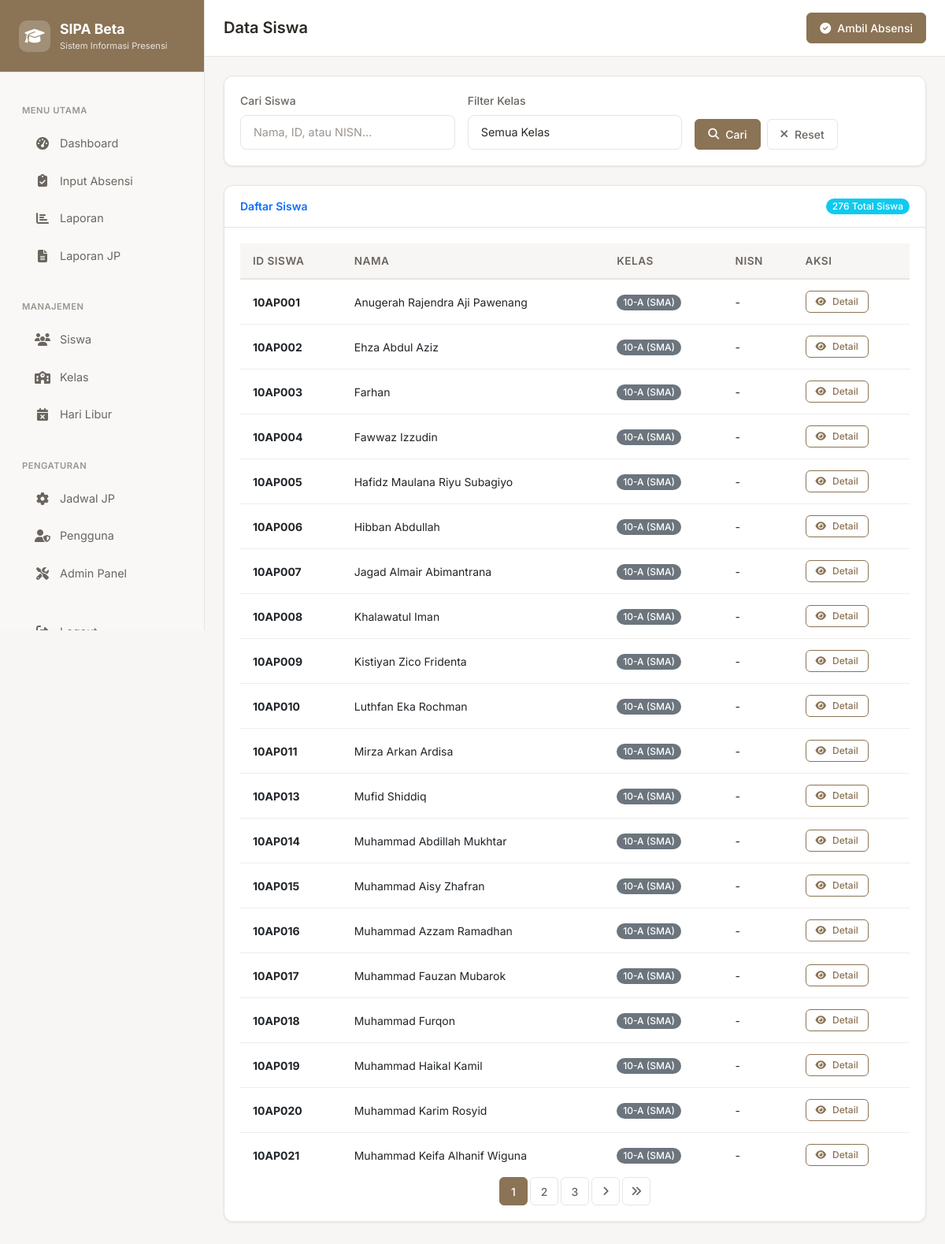
The app's page /students/ (signed in) with its own data.
### attendance/models.py (models this page shows, shortened)
class BaseModel(models.Model):
    id = models.UUIDField(primary_key=True, default=uuid.uuid4, editable=False)
    created_at = models.DateTimeField(auto_now_add=True)
    updated_at = models.DateTimeField(auto_now=True)
    created_by = models.ForeignKey(
        User,
        on_delete=models.SET_NULL,
        null=True,
        blank=True,
        related_name='%(class)s_created'
    )
    updated_by = models.ForeignKey(
        User,
        on_delete=models.SET_NULL,
        null=True,
        blank=True,
        related_name='%(class)s_updated'
    )
    class Meta:
        abstract = True

class Student(BaseModel):
    student_id_validator = RegexValidator(
        regex=r'^[0-9A-Z]{2,10}$',
        message='Student ID must be 2-10 characters long and contain only numbers and uppercase letters'
    )
    nisn_validator = RegexValidator(
        regex=r'^\d{10}$',
        message='NISN must be exactly 10 digits'
    )
    student_id = models.CharField(
        max_length=10,
        unique=True,
        validators=[student_id_validator],
        help_text='Unique student identifier'
    )
    nisn = models.CharField(
        max_length=10,
        blank=True,
        validators=[nisn_validator],
        help_text='National Student Identification Number (10 digits)'
    )
    name = models.CharField(
        max_length=100,
        validators=[MinLengthValidator(2)],
        help_text='Full name of the student'
    )
    classroom = models.ForeignKey(
        Classroom,
        on_delete=models.CASCADE,
        related_name='students',
        help_text='Student\'s classroom'
    )
    date_of_birth = models.DateField(null=True, blank=True)
    gender = models.CharField(
        max_length=1,
        choices=[('M', 'Laki-laki'), ('F', 'Perempuan')],
        blank=True
    )
    address = models.TextField(blank=True)
    parent_phone = models.CharField(max_length=15, blank=True)
    enrollment_date = models.DateField(default=timezone.now)
    graduation_date = models.DateField(null=True, blank=True)
    student_number = models.CharField(max_length=20, blank=True, help_text="Internal student number")
    is_active = models.BooleanField(default=True)
    class Meta:
        ordering = ['name']
        indexes = [
            models.Index(fields=['classroom']),
            models.Index(fields=['student_id']),
            models.Index(fields=['nisn']),
            models.Index(fields=['is_active']),
            models.Index(fields=['enrollment_date']),
        ]
        verbose_name = 'Student'
        verbose_name_plural = 'Students'
    @property
    def class_name(self):
        return str(self.classroom)

class Classroom(BaseModel):
    academic_level = models.ForeignKey(
        AcademicLevel,
        on_delete=models.CASCADE,
        help_text="Academic level (SMP/SMA)"
    )
    grade = models.PositiveIntegerField(help_text="Grade level (7, 8, 9, 10, 11, 12)")
    section = models.CharField(
        max_length=5,
        blank=True,
        help_text="Class section (A, B, C, etc.)"
    )
    name = models.CharField(max_length=50, help_text="Display name for the classroom")
    capacity = models.PositiveIntegerField(default=30)
    room_number = models.CharField(max_length=20, blank=True)
    homeroom_teacher = models.ForeignKey(
        User,
        on_delete=models.SET_NULL,
        null=True,
        blank=True,
        related_name='homeroom_classes'
    )
    is_active = models.BooleanField(default=True)
    academic_year = models.CharField(
        max_length=9,
        help_text="Academic year (e.g., 2024/2025)"
    )
    class Meta:
        unique_together = ['academic_level', 'grade', 'section', 'academic_year']
        ordering = ['academic_level', 'grade', 'section']
        indexes = [
            models.Index(fields=['academic_level', 'grade']),
            models.Index(fields=['is_active']),
            models.Index(fields=['academic_year']),
        ]
        verbose_name = 'Classroom'
        verbose_name_plural = 'Classrooms'
    def __str__(self):
        if self.section:
            return f"{self.grade}-{self.section} ({self.academic_level.code})"
        return f"{self.grade} ({self.academic_level.code})"

class AcademicLevel(models.Model):
    LEVEL_CHOICES = [
        ('SMP', 'Sekolah Menengah Pertama'),
        ('SMA', 'Sekolah Menengah Atas'),
        ('MA', 'Madrasah Aliyah'),
        ('MTS', 'Madrasah Tsanawiyah'),
    ]
    code = models.CharField(max_length=10, unique=True, primary_key=True)
    name = models.CharField(max_length=50)
    level_type = models.CharField(max_length=10, choices=LEVEL_CHOICES)
    description = models.TextField(blank=True)
    is_active = models.BooleanField(default=True)
    min_grade = models.PositiveIntegerField(help_text="Minimum grade level (e.g., 7 for SMP)")
    max_grade = models.PositiveIntegerField(help_text="Maximum grade level (e.g., 9 for SMP)")
    created_at = models.DateTimeField(default=timezone.now)
    updated_at = models.DateTimeField(auto_now=True)
    class Meta:
        ordering = ['level_type', 'code']
        verbose_name = 'Academic Level'
        verbose_name_plural = 'Academic Levels'

### attendance/views.py (the view)
# urls.py: path('students/', views.student_list, name='student_list'),
@login_required
def student_list(request):
    try:
        classroom_filter = request.GET.get('classroom', '')
        academic_level_filter = request.GET.get('academic_level', '')
        grade_filter = request.GET.get('grade', '')
        search_query = request.GET.get('search', '')
        page = int(request.GET.get('page', 1))
        grade = None
        if grade_filter:
            try:
                grade = int(grade_filter)
            except ValueError:
                pass
        result = StudentService.get_students_with_filters(
            classroom_id=classroom_filter if classroom_filter else None,
            academic_level=academic_level_filter if academic_level_filter else None,
            grade=grade,
            search_query=search_query if search_query else None,
            page=page,
            per_page=20
        )
        classrooms = StudentService.get_classroom_list()
        academic_levels = StudentService.get_academic_levels()
        grades = sorted(set(classroom.grade for classroom in classrooms))
        context = {
            'students': result['students'],
            'classrooms': classrooms,
            'academic_levels': academic_levels,
            'grades': grades,
            'current_classroom': classroom_filter,
            'current_academic_level': academic_level_filter,
            'current_grade': grade_filter,
            'search_query': search_query,
            'pagination': result
        }
    except Exception as e:
        logger.error(f"Error loading student list: {str(e)}")
        messages.error(request, "Terjadi kesalahan saat memuat data siswa")
        context = {
            'students': [],
            'classrooms': [],
            'academic_levels': [],
            'grades': []
        }
    return render(request, 'attendance/student_list.html', context)

### templates/attendance/student_list.html (shortened to what this page needs)
{% extends 'base.html' %}
{% block page_title %}Data Siswa{% endblock %}
{% block page_actions %}
<div class="btn-group" role="group">
    <a href="{% url 'take_attendance' %}" class="btn btn-primary">
        <i class="fas fa-check-circle"></i> Ambil Absensi
    </a>
</div>
{% endblock %}
{% block content %}
<div class="card mb-4">
    <div class="card-body">
        <form method="get" class="row g-3">
            <div class="col-md-4">
                <label for="search" class="form-label">Cari Siswa</label>
                <input type="text" class="form-control" id="search" name="search"
                       placeholder="Nama, ID, atau NISN..." value="{{ search_query }}">
            </div>
            <div class="col-md-4">
                <label for="class" class="form-label">Filter Kelas</label>
                <select class="form-control" id="class" name="class">
                    <option value="">Semua Kelas</option>
                </select>
            </div>
            <div class="col-md-4 d-flex align-items-end">
                <button type="submit" class="btn btn-primary me-2">
                    <i class="fas fa-search"></i> Cari
                </button>
                <a href="{% url 'student_list' %}" class="btn btn-outline-secondary">
                    <i class="fas fa-times"></i> Reset
                </a>
            </div>
        </form>
    </div>
</div>
<div class="card">
    <div class="card-header d-flex justify-content-between align-items-center">
        <h6 class="m-0 font-weight-bold text-primary">Daftar Siswa</h6>
        <span class="badge bg-info">{{ students.paginator.count }} Total Siswa</span>
    </div>
    <div class="card-body">
        {% if students %}
        <div class="table-responsive">
            <table class="table table-hover">
                <thead>
                    <tr>
                        <th>ID Siswa</th>
                        <th>Nama</th>
                        <th>Kelas</th>
                        <th>NISN</th>
                        <th>Aksi</th>
                    </tr>
                </thead>
                <tbody>
                    {% for student in students %}
                    <tr>
                        <td><strong>{{ student.student_id }}</strong></td>
                        <td>{{ student.name }}</td>
                        <td><span class="badge bg-secondary">{{ student.class_name }}</span></td>
                        <td>{{ student.nisn|default:"-" }}</td>
                        <td>
                            <a href="{% url 'student_detail' student.student_id %}" class="btn btn-sm btn-outline-primary">
                                <i class="fas fa-eye"></i> Detail
                            </a>
                        </td>
                    </tr>
                    {% endfor %}
                </tbody>
            </table>
        </div>
        {% if students.has_other_pages %}
        <nav aria-label="Page navigation">
            <ul class="pagination justify-content-center">
                {% for num in students.paginator.page_range %}
                    {% if students.number == num %}
                        <li class="page-item active">
                            <span class="page-link">{{ num }}</span>
                        </li>
                    {% elif num > students.number|add:'-3' and num < students.number|add:'3' %}
                        <li class="page-item">
                            <a class="page-link" href="?page={{ num }}{% if search_query %}&search={{ search_query }}{% endif %}{% if current_class %}&class={{ current_class }}{% endif %}">{{ num }}</a>
                        </li>
                    {% endif %}
                {% endfor %}
                {% if students.has_next %}
                    <li class="page-item">
                        <a class="page-link" href="?page={{ students.next_page_number }}{% if search_query %}&search={{ search_query }}{% endif %}{% if current_class %}&class={{ current_class }}{% endif %}">
                            <i class="fas fa-angle-right"></i>
                        </a>
                    </li>
                    <li class="page-item">
                        <a class="page-link" href="?page={{ students.paginator.num_pages }}{% if search_query %}&search={{ search_query }}{% endif %}{% if current_class %}&class={{ current_class }}{% endif %}">
                            <i class="fas fa-angle-double-right"></i>
                        </a>
                    </li>
                {% endif %}
            </ul>
        </nav>
        {% endif %}
        {% else %}
        <div class="text-center py-5">
            <i class="fas fa-search fa-3x text-muted mb-3"></i>
            <h5>Tidak ada siswa ditemukan</h5>
            <p class="text-muted">Coba ubah kata kunci pencarian atau filter kelas</p>
        </div>
        {% endif %}
    </div>
</div>
{% endblock %}

### records on screen
Student: student_id "10AP001", name "Anugerah Rajendra Aji Pawenang", class_name "10-A (SMA)", nisn "-"
Student: student_id "10AP002", name "Ehza Abdul Aziz", class_name "10-A (SMA)", nisn "-"
Student: student_id "10AP003", name "Farhan", class_name "10-A (SMA)", nisn "-"
Student: student_id "10AP004", name "Fawwaz Izzudin", class_name "10-A (SMA)", nisn "-"
Student: student_id "10AP005", name "Hafidz Maulana Riyu Subagiyo", class_name "10-A (SMA)", nisn "-"
Student: student_id "10AP006", name "Hibban Abdullah", class_name "10-A (SMA)", nisn "-"
Student: student_id "10AP007", name "Jagad Almair Abimantrana", class_name "10-A (SMA)", nisn "-"
Student: student_id "10AP008", name "Khalawatul Iman", class_name "10-A (SMA)", nisn "-"
Student: student_id "10AP009", name "Kistiyan Zico Fridenta", class_name "10-A (SMA)", nisn "-"
Student: student_id "10AP010", name "Luthfan Eka Rochman", class_name "10-A (SMA)", nisn "-"
Student: student_id "10AP011", name "Mirza Arkan Ardisa", class_name "10-A (SMA)", nisn "-"
Student: student_id "10AP013", name "Mufid Shiddiq", class_name "10-A (SMA)", nisn "-"
Student: student_id "10AP014", name "Muhammad Abdillah Mukhtar", class_name "10-A (SMA)", nisn "-"
Student: student_id "10AP015", name "Muhammad Aisy Zhafran", class_name "10-A (SMA)", nisn "-"
Student: student_id "10AP016", name "Muhammad Azzam Ramadhan", class_name "10-A (SMA)", nisn "-"
Student: student_id "10AP017", name "Muhammad Fauzan Mubarok", class_name "10-A (SMA)", nisn "-"
Student: student_id "10AP018", name "Muhammad Furqon", class_name "10-A (SMA)", nisn "-"
Student: student_id "10AP019", name "Muhammad Haikal Kamil", class_name "10-A (SMA)", nisn "-"
Student: student_id "10AP020", name "Muhammad Karim Rosyid", class_name "10-A (SMA)", nisn "-"
Student: student_id "10AP021", name "Muhammad Keifa Alhanif Wiguna", class_name "10-A (SMA)", nisn "-"

### other values on screen
{{ students.paginator.count }} "276"
{{ num }} "1"
{{ num }} "2" "3"
